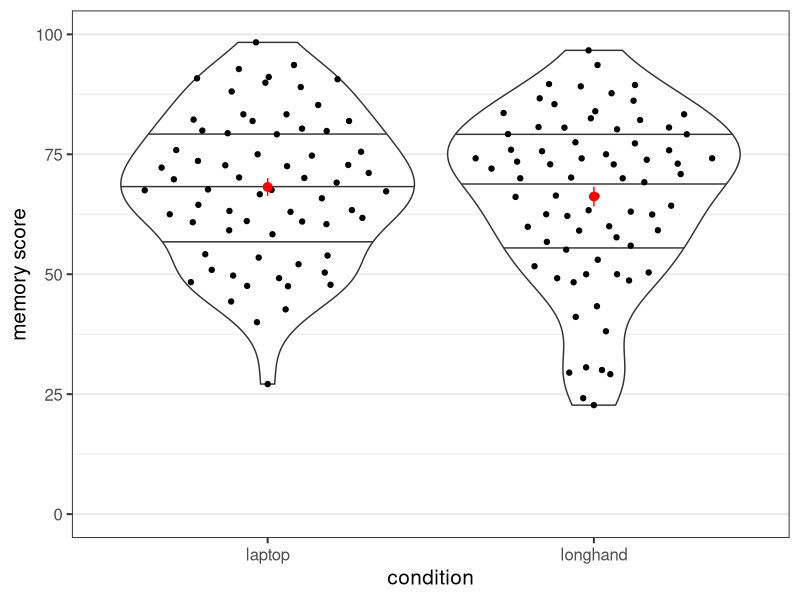
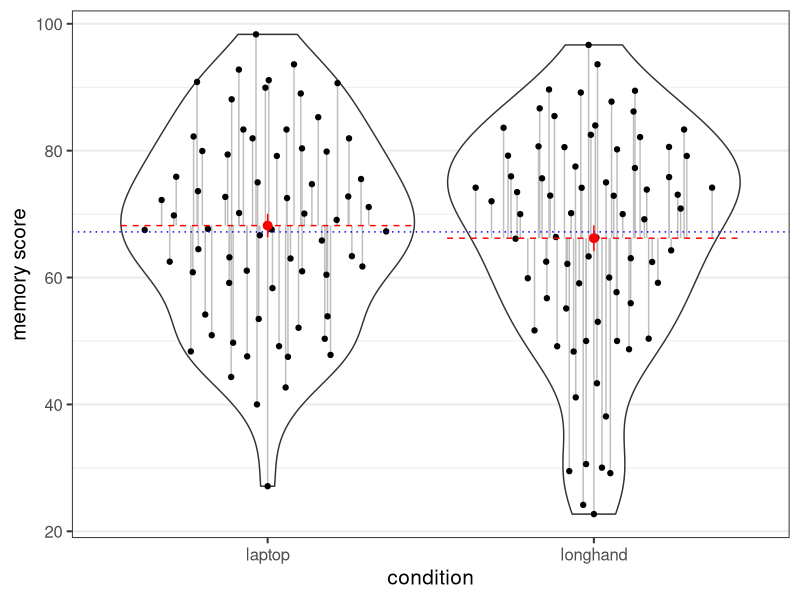
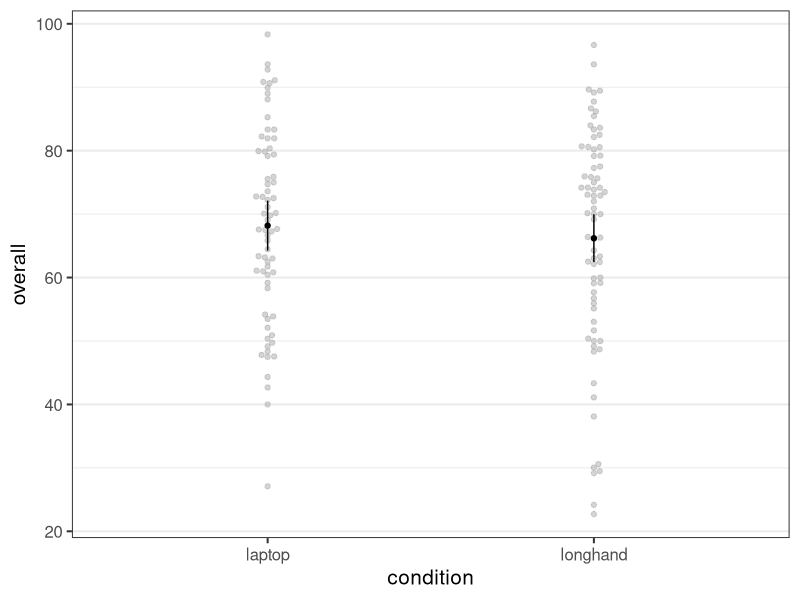
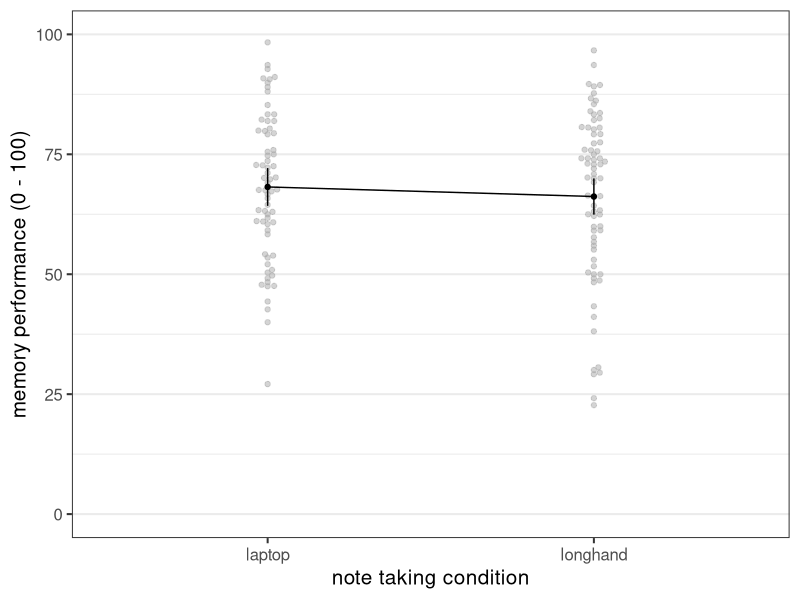

Source code (R) for these figures, in order:
## ---- chunk 1
library("tidyverse")
library("afex")
library("ggbeeswarm")  ## only needed later, but already loaded here
theme_set(theme_bw(base_size = 15) + 
            theme(legend.position="bottom", 
                  panel.grid.major.x = element_blank()))
data("laptop_urry", package = "afex")
set.seed(1234566) ## needed to ensure jittered points are at same position
p1 <- ggplot(laptop_urry, aes(x = condition, y = overall)) +
  geom_violin(draw_quantiles = c(0.25, 0.5, 0.75)) +
  ggbeeswarm::geom_quasirandom() +
  stat_summary(colour = "red") +
  coord_cartesian(ylim = c(0, 100)) +
  labs(y = "memory score")
# to show figure execute (without comment):
# p1
## ---- chunk 2
p1
## ---- chunk 3
set.seed(1234566)  ## needed to ensure jittered points are at same position
p1_de <- ggplot_build(p1)

lap2 <- laptop_urry %>% 
  mutate(xpoint = p1_de$data[[2]]$x)

lap3 <- laptop_urry %>% 
  group_by(condition) %>% 
  summarise(overall = mean(overall))

lap4 <- lap3 %>% 
  summarise(overall = mean(overall))

lap5 <- p1_de$data[[1]] %>% 
  group_by(x) %>% 
  summarise(xmin = first(xmin),
            xmax = first(xmax)) %>% 
  bind_cols(lap3)


lap6 <- p1_de$data[[2]] %>% 
  group_by(group) %>% 
  mutate(overall = mean(y)) %>% 
  as_tibble() %>% 
  select(-size, - fill, -alpha, - stroke)

set.seed(1234566)
p2 <- ggplot(laptop_urry, aes(x = condition, y = overall)) +
  geom_violin() +
  geom_segment(data = lap6, 
               mapping = aes(x = x, xend = x, y = overall, yend = y),
               colour = "grey") +
  ggbeeswarm::geom_quasirandom() +
  geom_hline(yintercept = lap4$overall, linetype = 3, colour = "blue") +
  geom_segment(data = lap5, mapping = aes(x = xmin, xend = xmax,
                                          y = overall, yend = overall),
               colour = "red", linetype = 2) +
  stat_summary(colour = "red") +
  labs(y = "memory score")
# to show figure execute (without comment):
# p2
## ---- chunk 4
p2
## ---- chunk 5
alap <- aov_car(overall ~ condition + Error(pid), laptop_urry)

lap2 <- laptop_urry %>% 
  select(-talk, -factual, -conceptual) %>% 
  mutate(
    #`-----` = "    ",
    intercept = unname(coef(alap$lm)[1]),
    iv_effect = (as.numeric(condition)-1.5)*-2*unname(coef(alap$lm)[2])
      ) %>% 
  mutate(prediction = intercept + iv_effect) %>% 
  mutate(residual = residuals(alap))
knitr::kable(head(lap2), digits = 1)
## ---- chunk 6
library("afex")
library("emmeans")
library("tidyverse")
theme_set(theme_bw(base_size = 15) + 
            theme(legend.position="bottom", 
                  panel.grid.major.x = element_blank()))
## ---- chunk 7
data("laptop_urry")
str(laptop_urry)
## ---- chunk 8
res1 <- aov_car(overall ~ condition + Error(pid), laptop_urry)
## ---- chunk 9
res1b <- aov_car(overall ~ 1 + condition + Error(pid), laptop_urry)
all.equal(res1, res1b)
## ---- chunk 10
res1
## ---- chunk 11
afex_plot(res1, "condition")
## ---- chunk 12
p1 <- afex_plot(res1, "condition")
p1 + 
  labs(x = "note taking condition", y = "memory performance (0 - 100)") +
  coord_cartesian(ylim = c(0, 100)) +
  geom_line(aes(group = 1))
## ---- chunk 13
emmeans(res1, "condition")
## ---- chunk 14
em1 <- emmeans(res1, "condition")
pairs(em1)
## ---- chunk 15
em1 %>% 
  pairs() %>% 
  as.data.frame() %>% 
  format(digits = 1, nsmall = 1)
